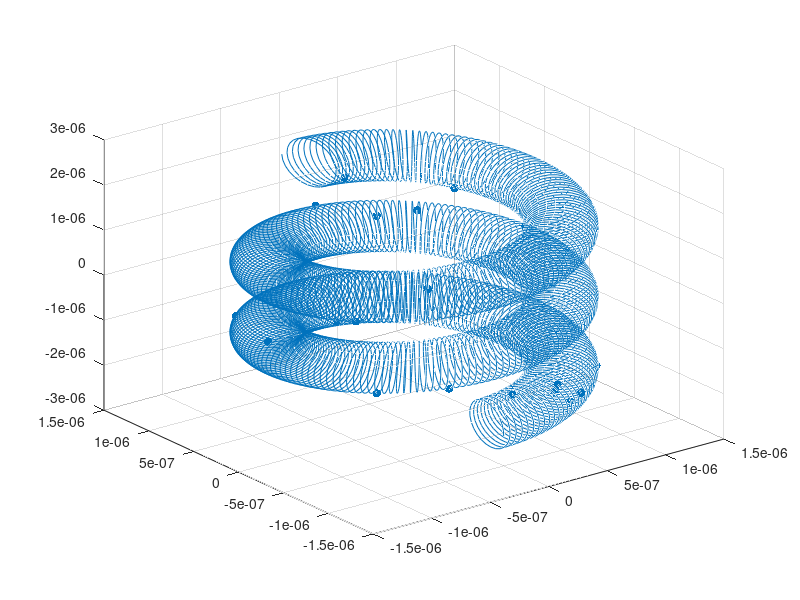
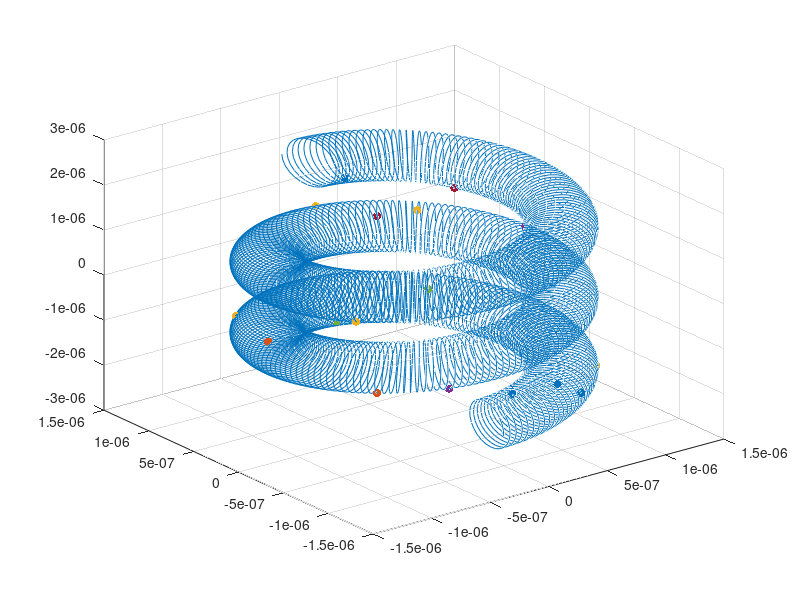

Source code (MATLAB) for these figures, in order: (Note: this script raises an error after producing the figures.)
clc; close all;
%% Set parameters for data generator

NumZplanes  = 200;                                 
NumSamples  = 10000;                               % numer of rand and param. points
zVec        = linspace(-2e-6, 2e-6, NumZplanes+1); % z positions of emitter
t           = linspace(-2e-6, 2e-6, NumSamples);   % scaled according to zVec
xt          = (1e-6)*(1+0.25*cos(100*pi*t/(0.5e-6))).*cos(2*t/(0.5e-6)) ;
yt          = (1e-6)*(1+0.25*cos(100*pi*t/(0.5e-6))).*sin(2*t/(0.5e-6)) ;
zt          = t+(0.5e-6)*sin(100*pi*t/(0.5e-6));

vslz_MatchPts     = 1;                             % plot matched points when 1
vslz_Emitters     = 1;                             % plot chosen emitters when 1

flag_Save2File    = 1;                             % append EmittersObj
                                                   % to DataObjects.mat
                                                   % when 1. Save2File at
                                                   % end of process
                                                   
flag_Save2Text    = 0;                             % Saves a desirable param. family 

%% Allow Repetitions
% acquire different values of random xyz in each iteration

%%%%%%%%%%%%%%%%%%%%%%%%%%%%%%%%%%%%%%%%%%%%%%%%%%%%%%%%%%%%%
%%% Uncomment the following when used and add end of loop %%%
% NumRep = 50;
% jj = 0;
% while jj < NumRep
%     jj = jj + 1;
%%%%%%%%%%%%%%%%%%%%%%%%%%%%%%%%%%%%%%%%%%%%%%%%%%%%%%%%%%%%%

MaxEmitters = randi(50); % NumZPlanes as an example 
tInd  = randi(NumSamples, 1, MaxEmitters);
tIndu = unique(tInd); % Random integer indices with no repetitions

%% Find matched points

x_match = xt(tIndu);
y_match = yt(tIndu);
z_match = zt(tIndu);

if (abs(max(x_match))> 10e-6 || abs(min(x_match))< 0.1e-9) ||...
    abs((max(y_match))> 10e-6 || abs(min(y_match))< 0.1e-9)
    sprintf('Invalid emitters locations. Generate again')
    return
end    

%% Plot matched points

if vslz_MatchPts == 1
    
    figure(1);
    plot3(xt,yt,zt);
    grid on;
    hold on;
    scatter3(x_match,y_match,z_match, 'filled');
    hold off;
    
end

%% Separate to z-planes and obtain emitters

%%% x_cell and y_cell are the emitters locations in each z-plane %%%
%%% e.g (x_cell{1},y_cell{1}) is an emitter's (x,y) in z=zVec(1) %%%

NumSources = 0;
zVecDiff = abs(zVec(1)-zVec(2));
x_cell = cell(1, numel(zVec));
y_cell = cell(1, numel(zVec));
kk_vec = ones(1, numel(zVec));
for jj = 1 : numel(z_match)
    for ii = 1 : numel(zVec)
        if ((z_match(jj) >= zVec(ii) - zVecDiff/2) && (z_match(jj) <= zVec(ii) + zVecDiff/2))
            x_cell{ii}(kk_vec(ii),:) = x_match(jj);
            y_cell{ii}(kk_vec(ii),:) = y_match(jj);
            kk_vec(ii) = kk_vec(ii) + 1;
            NumSources = NumSources + 1;
        end
    end
end

if NumSources == 0
    sprintf('No emitters. Generate again')
    return
end

%% Plot Emitters

if vslz_Emitters == 1
    
    figure(2);
    plot3(xt,yt,zt);
    grid on;
    hold on;

    for ii = 1 : numel(zVec)
        scatter3(x_cell{ii}, y_cell{ii}, zVec(ii)*ones(1,numel(x_cell{ii})), 'filled');
    end
    hold off;
    
end

%% Create Emitters Object and save data to file

EmittersObj.x           = x_cell;
EmittersObj.y           = y_cell;
EmittersObj.zVec        = zVec;
EmittersObj.NumSources  = NumSources; 

if flag_Save2File == 1
    m = matfile('DataObjects.mat','Writable',true);
    try
        m.EmittersObj = [m.EmittersObj, EmittersObj];
    catch
        save('DataObjects.mat', 'EmittersObj', '-v7.3');
    end

    whos('-file','DataObjects.mat')
end

%% Save a parameterization family to text table

if flag_Save2Text == 1
    xt_str      = {'(1e-6)*(1+0.25*cos(50*pi*t/(0.5e-6))).*cos(t/(0.5e-6))'};
    yt_str      = {'(1e-6)*(1+0.25*cos(50*pi*t/(0.5e-6))).*sin(t/(0.5e-6))'};
    zt_str      = {'t+(0.5e-6)*sin(50*pi*t/(0.5e-6))'};
    Tnew = table(xt_str, yt_str, zt_str); 
    T = [T ; Tnew];
    writetable(T, 'ParamTable.txt');
end

